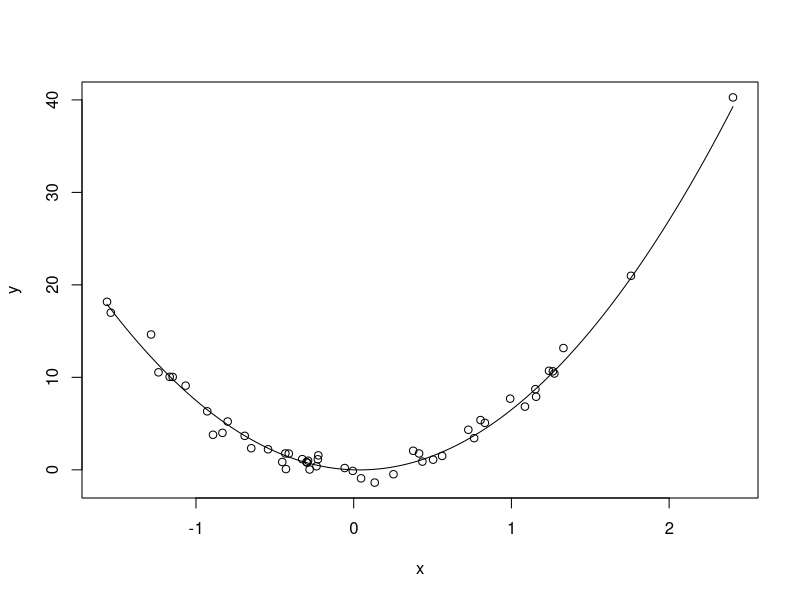
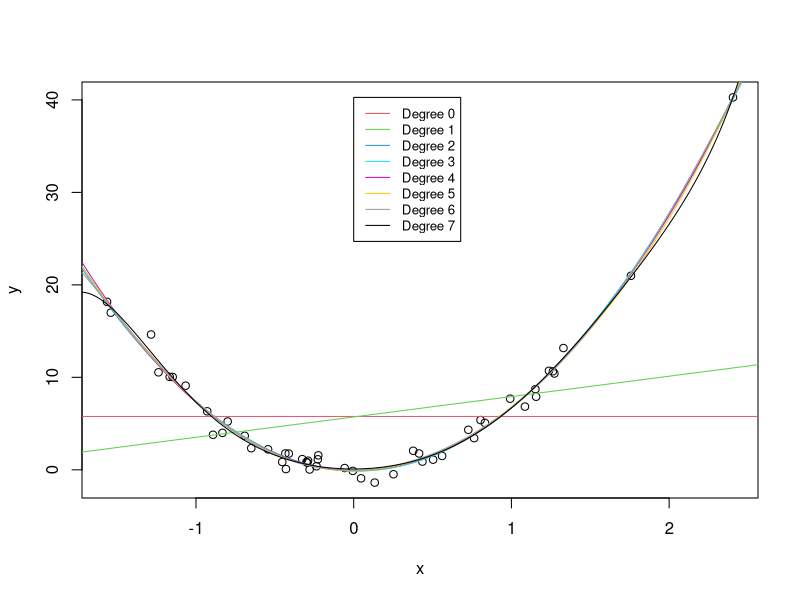
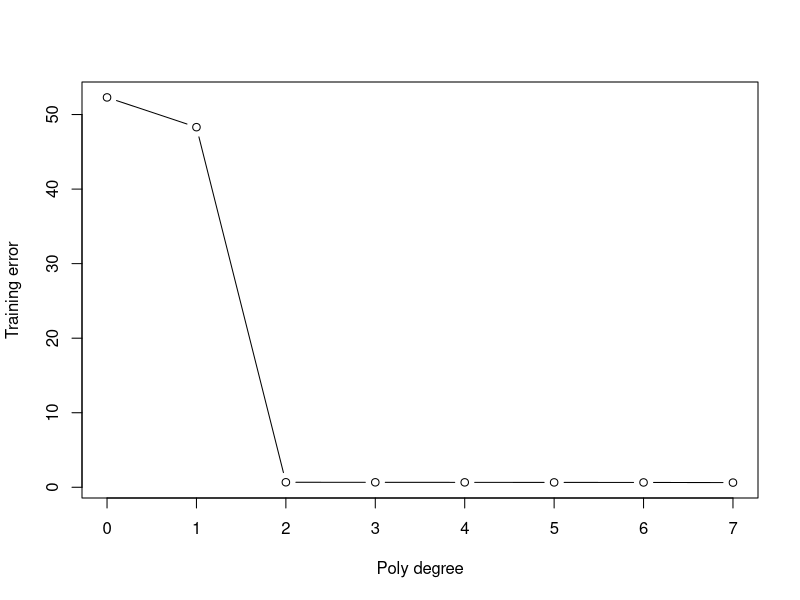
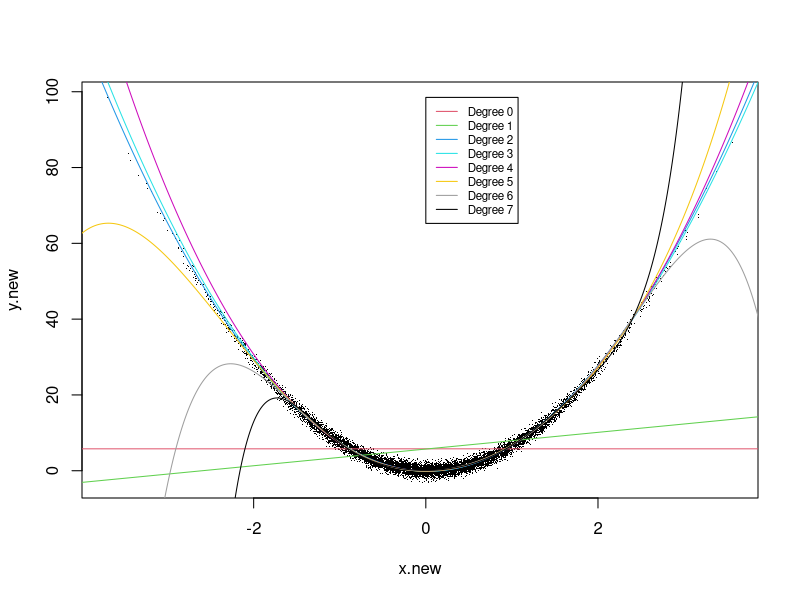
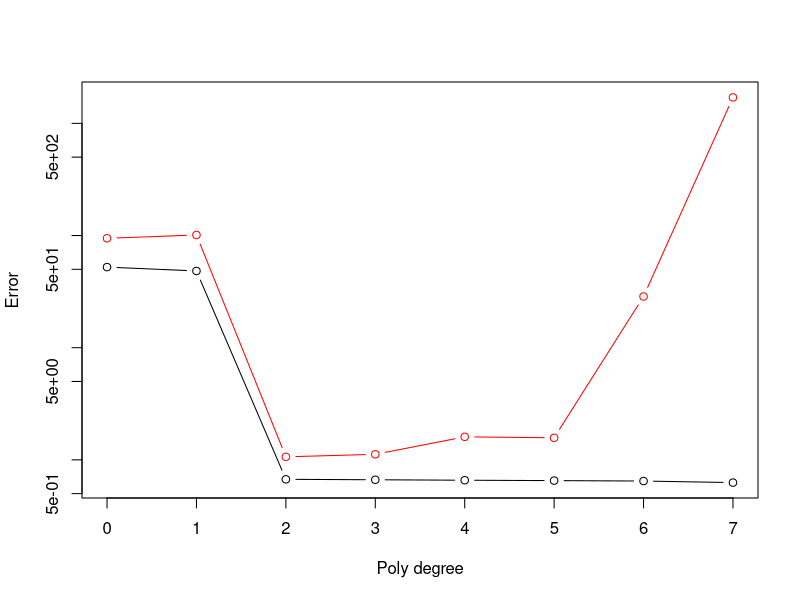
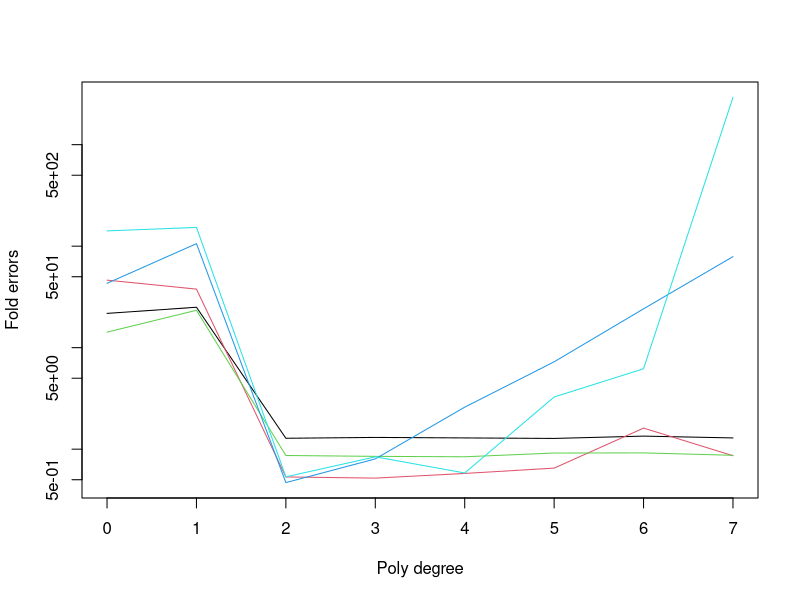
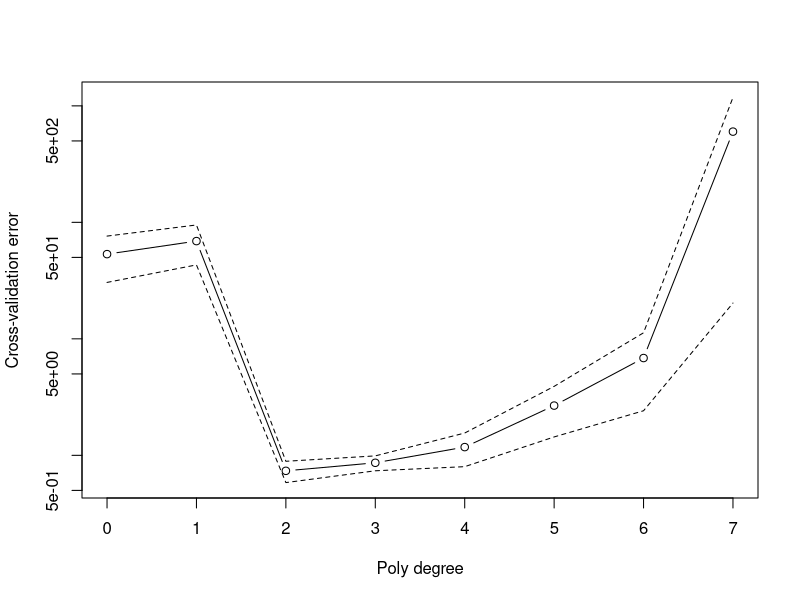
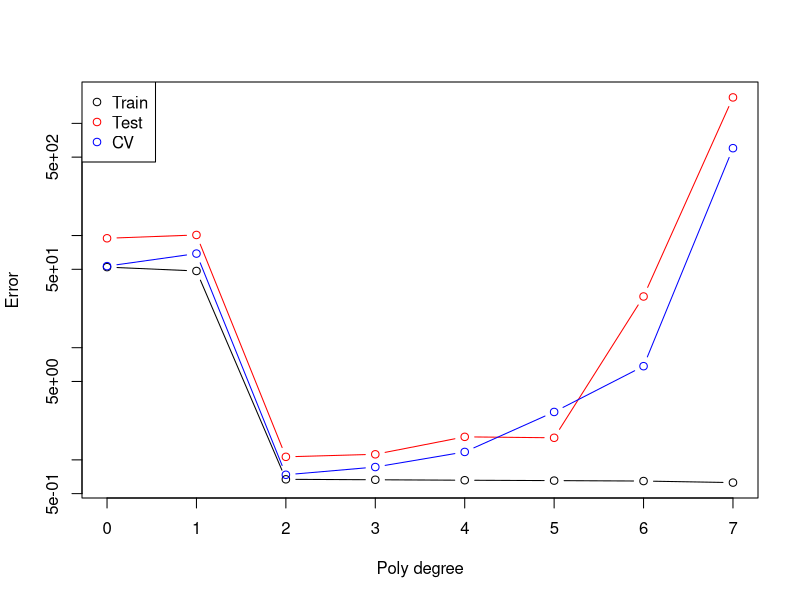

Reproduce these figures in R, in order.
#### In-Class R Demo 3.1 (Lecture 3, Demo 1)

####################################################
# Part a: Training data (data used to fit the models)
####################################################

# Create a training set. 
r = function(x) {
  return(7*x^2 - 0.5*x)
}

set.seed(0)
n = 50
x = sort(rnorm(n))
err = rnorm(n)
y = r(x) + err

# Plot training data plus the true regression curve.
plot(x,y)
curve(7*x^2-0.5*x,add=TRUE)


####################################################
# Part b: Fit polynomials and compute in-sample errors
####################################################

# Fit polynomials of degree 0 to 7
maxdeg = 7
x0 = seq(-4,4,length=1000)   # create evenly spaced pts for pretty plots
fits = matrix(0,length(x0),maxdeg+1) # columns for storing fitted values
err.tr = numeric(maxdeg+1)   # vector for storing training errors

for (d in 0:maxdeg) {
  # Fit degree d polynomial
  if (d==0) linmod = lm(y~1)  # same as mean(y), but we want to use regression model funcs such as residuals() and predict() later
  else linmod = lm(y~poly(x,d))    # prediction model, rhat()

  # Fitted values at x0
  fits[,d+1] = predict(linmod,newdata=data.frame(x=x0))

  # Training error (in-sample error)
  yhat = predict(linmod,newdata=data.frame(x=x))       # compute rhat(x_i), where x_i training pt
  err.tr[d+1] = mean((y-yhat)^2) #  mean(linmod$residuals^2)
}

# Plot fitted values
xlim = range(x)
plot(x,y,xlim=xlim)
for (d in 0:maxdeg) {
  lines(x0,fits[,d+1],col=d+2)
}
legend(0,max(y),lty=1,col=0:maxdeg+2,
       legend=paste("Degree",0:maxdeg),cex=0.8)

# Plot training error
plot(0:maxdeg,err.tr,type="b",
     xlab="Poly degree",ylab="Training error")


####################################################
# Part c: Plot the old curves with testing data.
# Compute and plot the out-of-sample errors.
####################################################
# Test data (new independent data from the same distribution)
m = 10000
x.new = sort(rnorm(m))
y.new = r(x.new) + rnorm(m)

plot(x.new,y.new,pch=".")
for (d in 0:maxdeg) {
  lines(x0,fits[,d+1],col=d+2)
}
legend(0,max(y.new),lty=1,col=0:maxdeg+2,
       legend=paste("Degree",0:maxdeg), cex=0.7)

err.te = numeric(maxdeg+1)
for (d in 0:maxdeg) {
  # Fit degree d polynomial
  if (d==0) linmod = lm(y~1)
  else linmod = lm(y~poly(x,d))  # same polynomial fits as before
  
  yhat.new = predict(linmod, newdata=data.frame(x=x.new))
  err.te[d+1] = mean((y.new-yhat.new)^2)
}

# Plot training and test errors
ylim = range(c(err.tr,err.te))
plot(0:maxdeg,err.tr,type="b",ylim=ylim,log="y",
     xlab="Poly degree",ylab="Error")
points(0:maxdeg,err.te,type="b",col="red")


####################################################
# Part d: Perform cross-validation. 
# Compute the individual cross-validation errors for 5-fold CV
####################################################

# Create folds
set.seed(1)
K = 5
fold.assignments = rep(1:K,length=n)
fold.assignments = sample(fold.assignments)  # assign each pt to a fold, at random

# Perform cross-validation
err.cv = matrix(0,K,maxdeg+1)
for (k in 1:K) {
  # Print out progress
  cat("Fold",k,"... ")
  
  # Partition into internal training and test sets
  inds = which(fold.assignments==k)
  x.tr = x[-inds]
  y.tr = y[-inds]
  x.te = x[inds]
  y.te = y[inds]

  for (d in 0:maxdeg) {
    # Fit degree d polynomial
    if (d==0) linmod = lm(y.tr~1)
    else linmod = lm(y.tr~poly(x.tr,d))

    # Cross-validation error
    y.pred = predict(linmod, newdata=data.frame(x.tr=x.te))
    err.cv[k,d+1] = mean((y.te-y.pred)^2)
  }
}

# Plot the individual cross-validation error curves,
# i.e., one curve for each fold
matplot(0:maxdeg,t(err.cv),type="l",lty=1,log="y",
        xlab="Poly degree",ylab="Fold errors")

####################################################
# Part e: Average across folds
####################################################
# Average across folds, and compute the standard errors
err.cv.ave = colMeans(err.cv)
err.cv.se = apply(err.cv,2,sd)/sqrt(K)

# Plot the averaged cross-validation error curve with standard errors
ylim = range(c(err.cv.ave+err.cv.se,err.cv.ave-err.cv.se))
plot(0:maxdeg,err.cv.ave,type="b",log="y",ylim=ylim,
     xlab="Poly degree",ylab="Cross-validation error")
lines(0:maxdeg,err.cv.ave+err.cv.se,lty=2)
lines(0:maxdeg,err.cv.ave-err.cv.se,lty=2)

####################################################
# Part g: Compare in-sample, out-of-sample and cross validation errors
####################################################
# Plot all three: training, cross-validation, test error curves
ylim = range(c(err.tr,err.te,err.cv.ave))
plot(0:maxdeg,err.tr,type="b",log="y",ylim=ylim,
     xlab="Poly degree",ylab="Error")
points(0:maxdeg,err.te,type="b",col="red")
points(0:maxdeg,err.cv.ave,type="b",col="blue")
legend("topleft",pch=21, col=c("black","red","blue"),
       legend=c("Train","Test","CV"))
